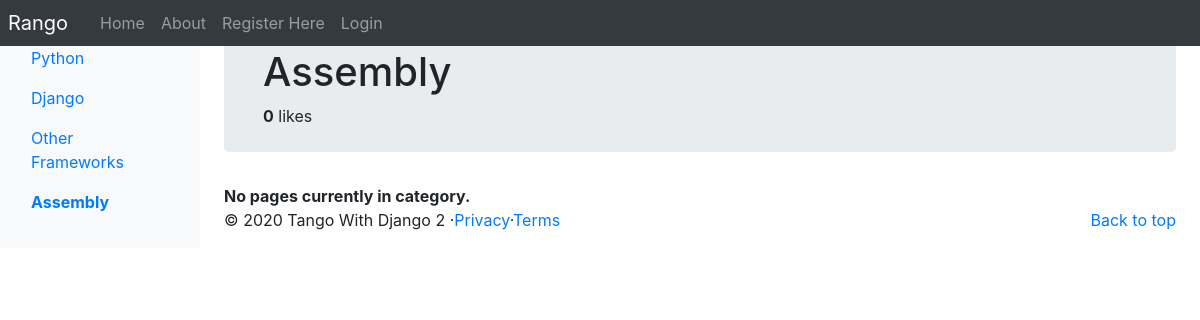
The app's page /rango/category/assembly/, older data.
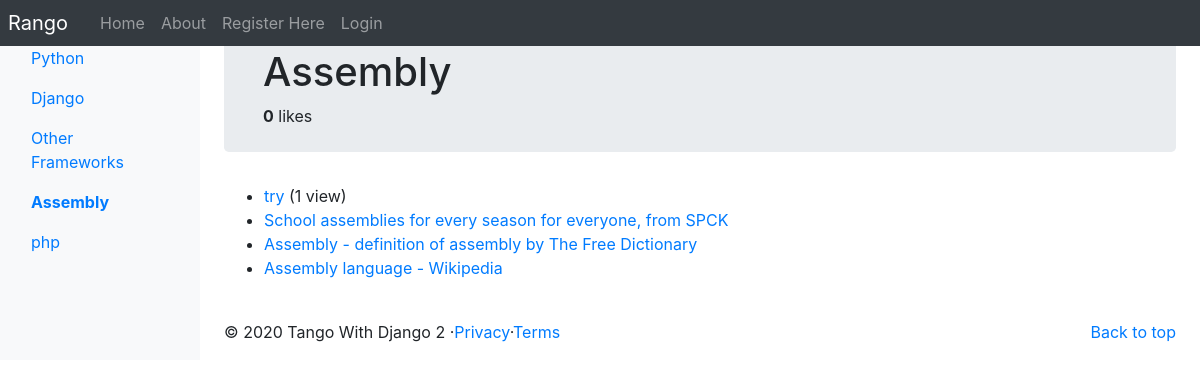
The same page, newer data.
### rango/models.py (models this page shows, shortened)
class Category(models.Model):
    NAME_MAX_LENGTH = 128
    name = models.CharField(max_length=NAME_MAX_LENGTH, unique=True)
    views = models.IntegerField(default=0)
    likes = models.IntegerField(default=0)
    slug = models.SlugField(unique=True, default=uuid.uuid1)
    class Meta:
        verbose_name_plural = 'Categories'

class Page(models.Model):
    TITLE_MAX_LENGTH = 128
    URL_MAX_LENGTH = 200
    category = models.ForeignKey(Category, on_delete=models.CASCADE)
    title = models.CharField(max_length=TITLE_MAX_LENGTH)
    url = models.URLField()
    views = models.IntegerField(default=0)
    last_visit = models.DateTimeField(blank=True)

### rango/views.py (the view, shortened to what this page needs)
# urls.py: path('category/<slug:category_name_slug>/', views.ShowCategoryView.as_view(), name='show_category'),
class ShowCategoryView(View):
    def create_context_dict(self, category_name_slug):
        context_dict = {}
        try:
            category = Category.objects.get(slug=category_name_slug)
            pages = Page.objects.filter(category=category).order_by('-views')
            context_dict['pages'] = pages
            context_dict['category'] = category
        except Category.DoesNotExist:
            context_dict['pages'] = None
            context_dict['category'] = None
        return context_dict
    def get(self, request, category_name_slug):
        context_dict = self.create_context_dict(category_name_slug)
        return render(request, 'rango/category.html', context_dict)

### rango/templatetags/rango_template_tags.py (called while the page is built)
@register.inclusion_tag('rango/categories.html')
def get_category_list(current_category=None):
    return {'categories': Category.objects.all(),
            'current_category': current_category}

### templates/rango/category.html (shortened to what this page needs)
{% extends 'rango/base.html' %}
{% load staticfiles %}
{% block body_block %}
    {% if category %}
        <br />
        <div class="jumbotron p-4">
            <div class="container">
                <h1 class="jumbotron-heading">{{ category.name }}</h1>
                <div>
                    <strong id="like_count">{{ category.likes }}</strong> likes
                </div>
            </div>
        </div>
        <div id="page-listing">
        {% if pages %}
            <ul>
                {% for page in pages %}
                    <li>
                        <a href="{% url 'rango:goto' %}?page_id={{page.id}}">{{ page.title }}</a>
                        {% if page.views > 1 %}
                            ({{ page.views }} views)
                        {% elif page.views == 1 %}
                            ({{ page.views }} view)
                        {% endif %}
                    </li>
                {% endfor %}
            </ul>
        </div>
        {% else %}
            <strong>No pages currently in category.</strong>
        {% endif %}
        {% else %}
            The specified category does not exist.
        {% endif %}
{% endblock %}

### templates/rango/base.html (shortened to what this page needs)
<!DOCTYPE html>
{% load staticfiles %}
{% load rango_template_tags %}
<html lang="en">
    <head>
        <link href="https://getbootstrap.com/docs/4.2/dist/css/bootstrap.min.css" rel="stylesheet" />
        <link href="https://getbootstrap.com/docs/4.2/examples/dashboard/dashboard.css" rel="stylesheet" />
    </head>
    <body>
        <header>
            <nav class="navbar navbar-expand-md navbar-dark fixed-top bg-dark p-0">
                <a class="navbar-brand p-2" href="{% url 'rango:index' %}">Rango</a>
                <div class="collapse navbar-collapse" id="navbarCollapse">
                    <ul class="navbar-nav mr-auto">
                        <li class="nav-item"><a class="nav-link" href="{% url 'rango:index' %}">Home</a></li>
                        <li class="nav-item "><a class="nav-link" href="{% url 'rango:about' %}">About</a></li>
                        {% if user.is_authenticated %}
                            <li class="nav-item"><a class="nav-link" href="{% url 'rango:restricted' %}">Restricted</a></li>
                            <li class="nav-item"><a class="nav-link" href="{% url 'auth_logout' %}?next=/rango/">Logout</a></li>
                            <li class="nav-item"><a class="nav-link" href="{% url 'rango:add_category' %}">Add Category</a></li>
                            <li class="nav-item"><a class="nav-link" href="{% url 'auth_password_change' %}">Change Password</a></li>
                            <li class="nav-item"><a class="nav-link" href="{% url 'rango:profile' user.username %}">Profile</a></li>
                            <li class="nav-item"><a class="nav-link" href="{% url 'rango:list_profiles' %}">List Profiles</a></li>
                        {% else %}
                            <li class="nav-item"><a class="nav-link" href="{% url 'registration_register' %}">Register Here</a></li>
                            <li class="nav-item "><a class="nav-link" href="{% url 'auth_login' %}">Login</a></li>
                        {% endif %}
                    </ul>
                </div>
            </nav>
        </header>
        <div class="container-fluid">
            <div class="row">
                <nav class="col-md-2 d-none d-md-block bg-light sidebar">
                    <div class="w-75 ml-3">
                    </div>
                    <div class="sidebar-sticky" id="categories-listing">
                        {% block sidebar_block %}
                            {% get_category_list category %}
                        {% endblock %}
                    </div>
                </nav>
                <main role="main" class="col-md-9  ml-sm-auto col-lg-10 px-4">
                    {% block body_block %}{% endblock %}
                    <br />
                    <footer>
                        <p class="float-right"><a href="#">Back to top</a></p>
                        <span>&copy; 2020 Tango With Django 2 &middot;<a href="#">Privacy</a>&middot;<a href="#">Terms</a></span>
                    </footer>
                </main>
            </div>
        </div>
    </body>
</html>

### templates/rango/categories.html (shortened to what this page needs)
<ul class="nav flex-column">
    {% if categories %}
        {% for c in categories %}
            {% if c == current_category %}
            <li class="nav-item">
                <strong>
                    <a class="nav-link active" href="{% url 'rango:show_category' c.slug %}">
                        {{ c.name }}
                    </a>
                </strong>
            </li>
            {% else %}
            <li class="nav-item">
                <a class="nav-link" href="{% url 'rango:show_category' c.slug %}">
                    {{ c.name }}
                </a>
            </li>
            {% endif %}
        {% endfor %}
    {% else %}
        <li class="nav-item">
            <strong>There are no categories present.</strong>
        </li>
    {% endif %}
</ul>

Row changes from the older to the newer data that the page shows:
added Category: name "php"
added Page: title "try", views "1"
added Page: title "School assemblies for every season for everyone, from SPCK"
added Page: title "Assembly - definition of assembly by The Free Dictionary"
added Page: title "Assembly language - Wikipedia"
Text that changed along with them:
text no longer shown: "No pages currently in category."
